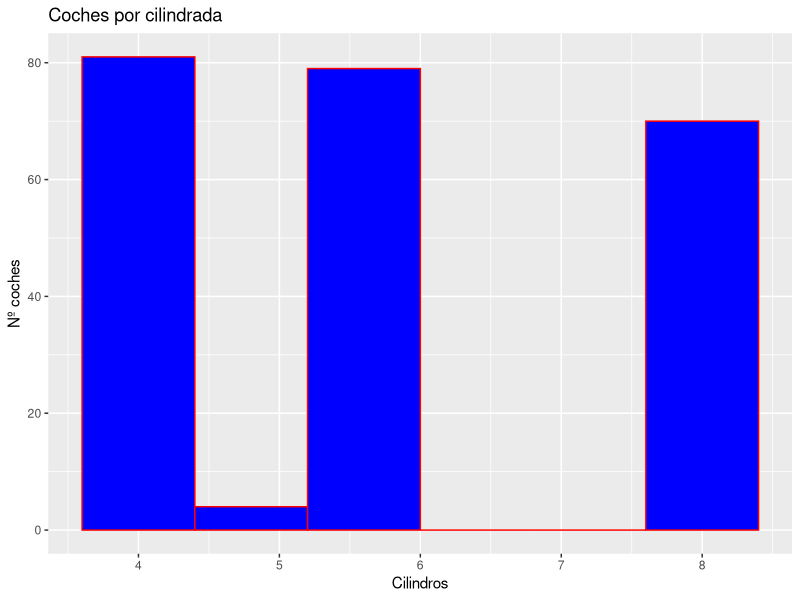
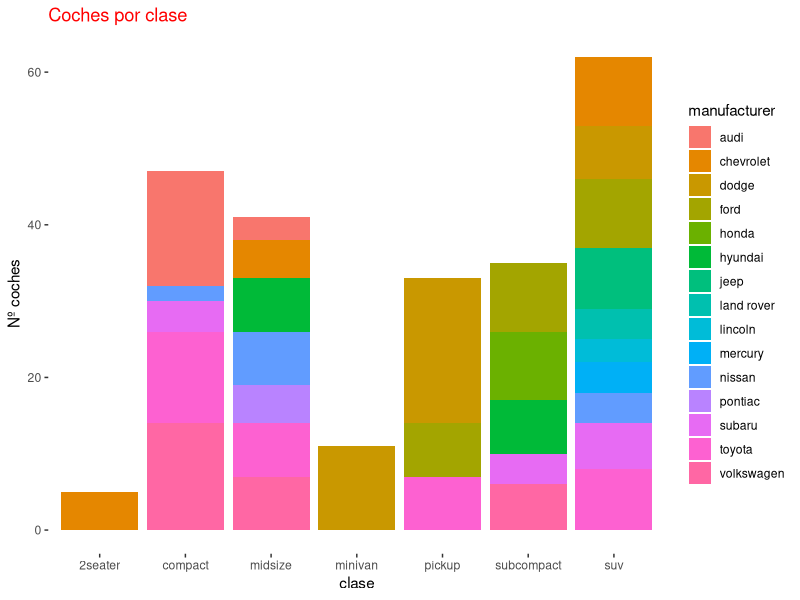
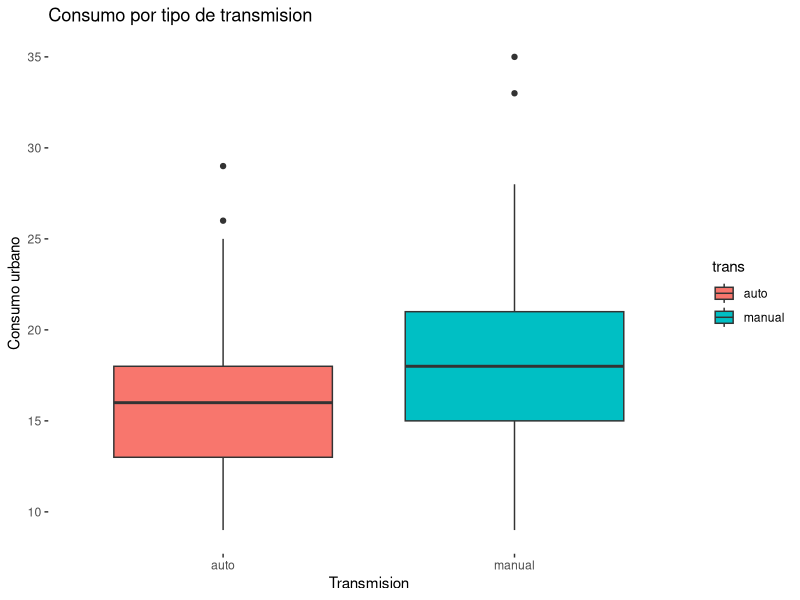
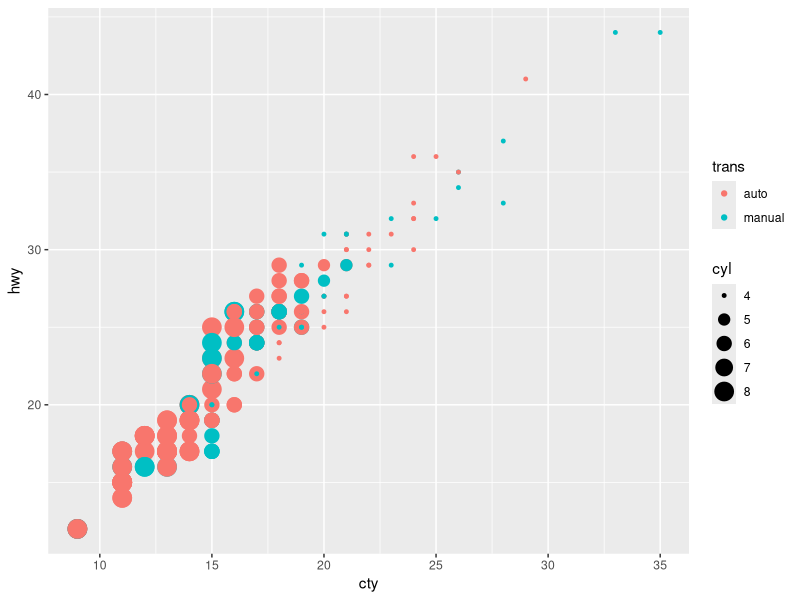
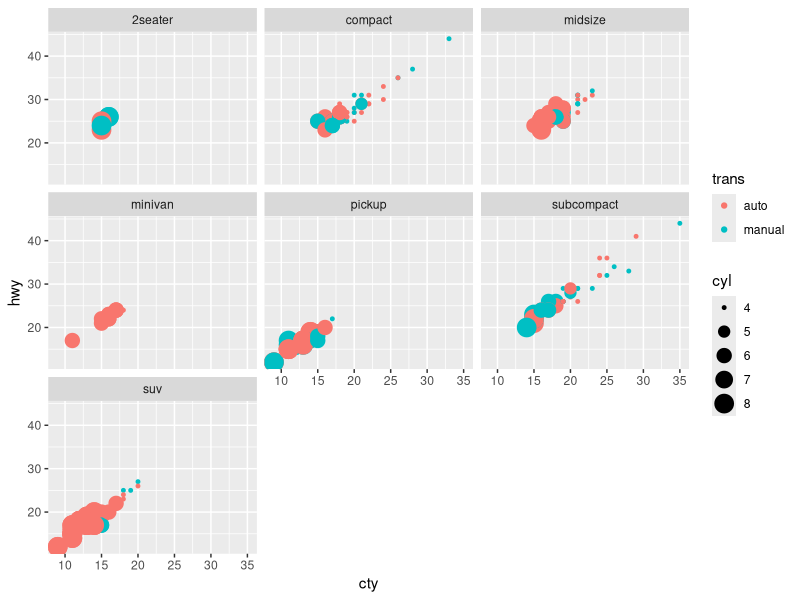
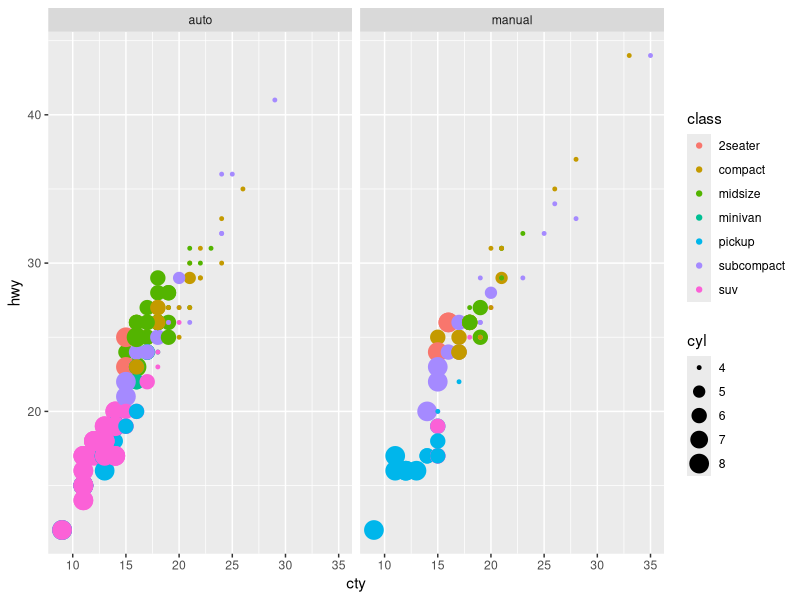

Generate these figures, in order, with R:
install.packages("mlbench")

library(ggplot2)
#Dataset
library(mlbench)
#Manipular datos
library(stringr)
library(dplyr)

?mpg

#histograma
head(mpg)

 ggplot(data = mpg, aes(x=cyl)) + 
    geom_histogram(binwidth = 0.8, color = "red", fill = "blue") + 
   labs(title = "Coches por cilindrada",
        x = "Cilindros",
        y = "Nº coches")
#Graficos de barras
 ggplot(mpg, aes(x=class))+
   geom_bar(aes(fill=manufacturer)) + 
   labs(title = "Coches por clase",
        x = "clase",
        y = "Nº coches") + 
   theme(panel.background = element_blank())+
   theme(plot.title = element_text(color = "red"))
 
 #Boxplot
 mpg$trans <- mpg$trans %>% str_sub(1,-5)
 
 
 ggplot(mpg, aes(x=trans, y=cty))+
   geom_boxplot(aes(fill = trans)) +
   labs(title = "Consumo por tipo de transmision",
        x = "Transmision",
        y = "Consumo urbano") +
   theme(panel.background = element_blank())

 #Grafico de dispersion
 #Cómo se comportan dos variables
 ggplot(mpg, aes(x=cty,y=hwy))+
   geom_point(aes(color=trans, size = cyl))
 
 #Facetado

 #Division automatica por clase
 #Color dado por el tipo de transmision (manual/automatica)
 ggplot(mpg, aes(x=cty,y=hwy))+
   geom_point(aes(color=trans, size = cyl))+
   facet_wrap(~class)
 #Division por tipo de transmision
 #Color dado por la clase de coche
 ggplot(mpg, aes(x=cty,y=hwy))+
   geom_point(aes(color=class, size = cyl))+
   facet_wrap(~trans)
 
  